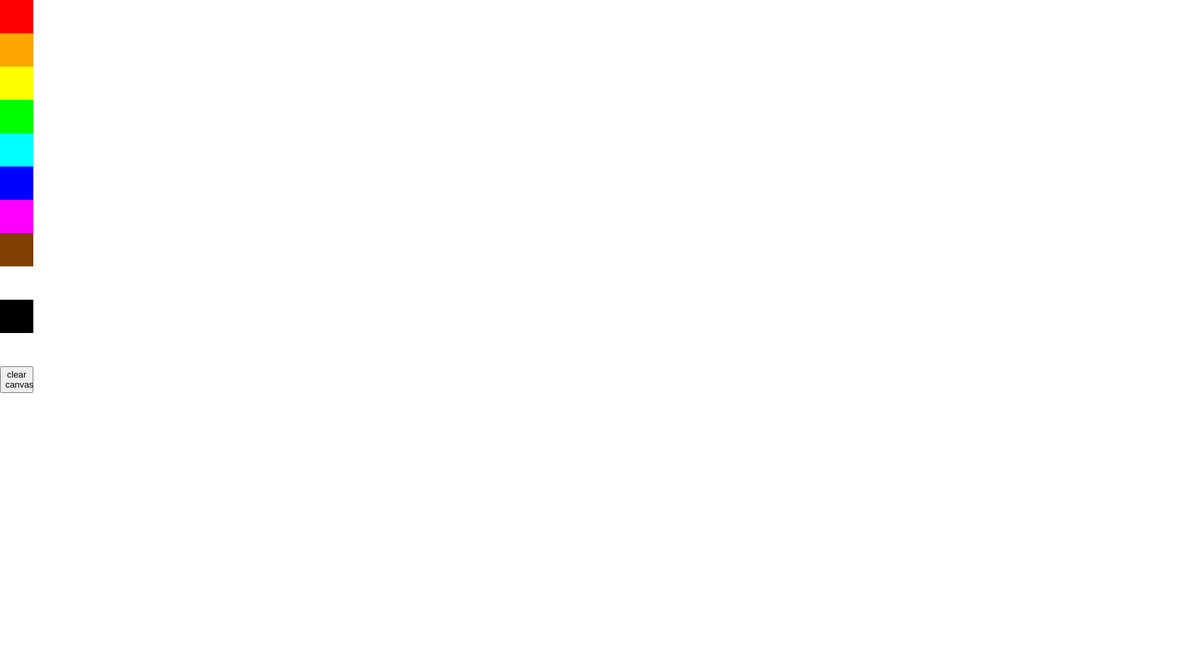
Frame 1 (no input)
Frame 60 (no input): identical to frame 1, image omitted
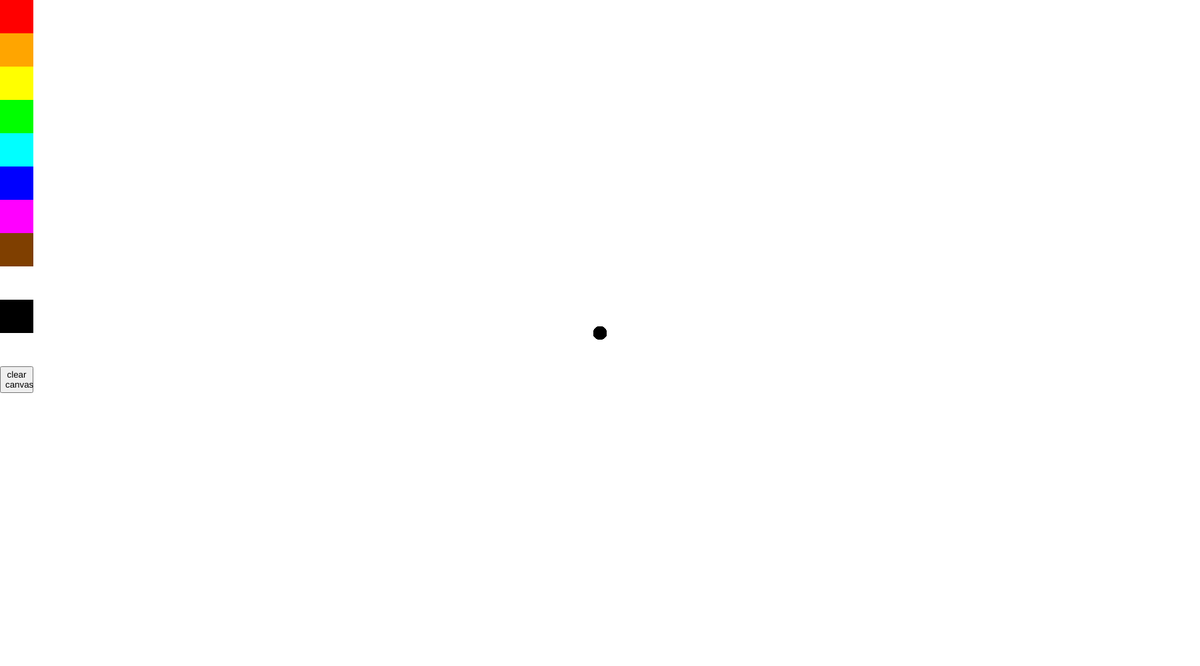
Frame 120 (the mouse pressed at the canvas centre since frame 60)

The p5.js sketch that drew these frames (run headless with seeded random() and noise() and a simulated clock; from frame 60 on, the mouse is pressed at the canvas centre):

// p5.js sketch
// ── sketch.js
let cPalette;
let clearCanvasButton;
let chosenColor = 'black';                  //Defualt color for within PaintBrush function

function setup() {
  createCanvas(1800, 1000);
  cPalette = createGraphics(50, 1000);

  clearCanvasButton = createButton('clear canvas');
  clearCanvasButton.size(50, 40);
  clearCanvasButton.position(0, 550);
  clearCanvasButton.mousePressed(clear);
}

function draw() {

  ColorPalette();
  PaintBrush();

}

function ColorPalette()                     //Visual of the color palette on the left side of the screen
{
  cPalette.noStroke();
  cPalette.fill('red');                     //Red
  cPalette.square(0, 0, 50);

  cPalette.fill('orange');                  //Orange
  cPalette.square(0, 50, 50);

  cPalette.fill('yellow');                  //Yellow
  cPalette.square(0, 100, 50);

  cPalette.fill(0, 255, 0);                 //Green
  cPalette.square(0, 150, 50);

  cPalette.fill('cyan');                    //Light Blue
  cPalette.square(0, 200, 50);

  cPalette.fill('blue');                    //Blue
  cPalette.square(0, 250, 50);

  cPalette.fill('magenta');                 //Magenta
  cPalette.square(0, 300, 50);

  cPalette.fill(127, 63, 0);                //Brown
  cPalette.square(0, 350, 50);

  cPalette.fill('white');                   //White
  cPalette.square(0, 400, 50);

  cPalette.fill('black');                   //Black
  cPalette.square(0, 450, 50);

  cPalette.background(255, 255, 255, 0);
  image(cPalette, 0, 0);
}

function PaintBrush() 
{
  fill(chosenColor);                        //This segment paints with chosen color
  noStroke();
  if (mouseIsPressed) {
    circle(mouseX, mouseY, 20);
  }

  if (mouseIsPressed)                       //Nested If statements to narrow down color selection through X & Y coordinates
  {
    if (mouseX <= 50)
    {
      if (mouseY <= 50)
      {
        chosenColor = 'red';
      }
      else if(mouseY <= 100) 
      {
        chosenColor = 'orange';
      }
      else if(mouseY <= 150) 
      {
        chosenColor = 'yellow';
      }
      else if(mouseY <= 200) 
      {
        chosenColor = color(0, 255, 0);
      }
      else if(mouseY <= 250) 
      {
        chosenColor = 'cyan';
      }
      else if(mouseY <= 300) 
      {
        chosenColor = 'blue';
      }
      else if(mouseY <= 350) 
      {
        chosenColor = 'magenta';
      }
      else if(mouseY <= 400) 
      {
        chosenColor = color(127, 63, 0);
      }
      else if(mouseY <= 450) 
      {
        chosenColor = 'white';
      }
      else if(mouseY <= 500) 
      {
        chosenColor = 'black';
      }
      else
      {
        return;
      }
    }
  }

}
